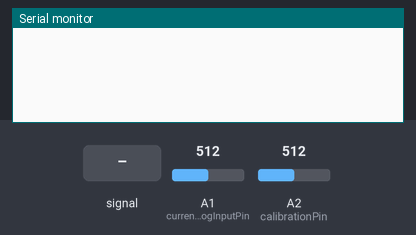
A sketch run on a simulated Arduino Uno, built with avr-gcc and run on an emulated ATmega328P. Parts: the last lines printed to the serial monitor. The inputs (shaded band) are chosen by the test bench; at power-on: A1 (currentAnalogInputPin) = 512, A2 (calibrationPin) = 512.

Above: at 1.2 s.
1.3 s: A1 (currentAnalogInputPin) fed a 200 Hz sine of ±81 counts around its level
At 2.8 s:
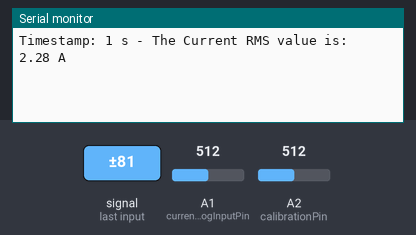
4.3 s: A1 (currentAnalogInputPin) set to 635
At 4.8 s:
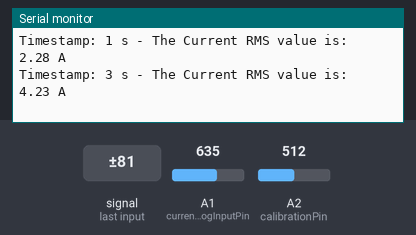
5.8 s: A2 (calibrationPin) set to 635
At 5.8 s:
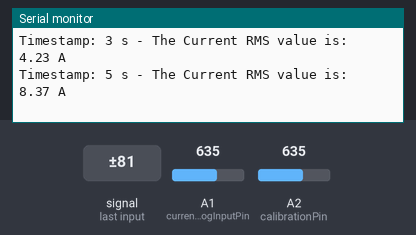
7.3 s: A1 (currentAnalogInputPin) set to 615
At 8.2 s:
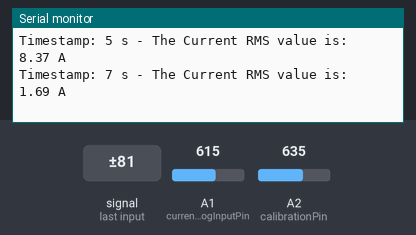
8.8 s: A2 (calibrationPin) set to 615
At 10.0 s:
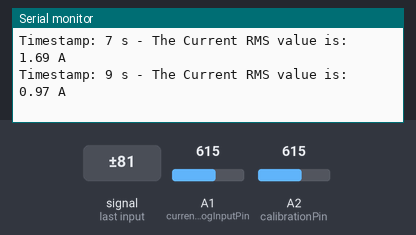
Timing chart, 0 to 11.3 s (numbered marks = the images above; inputs shaded):
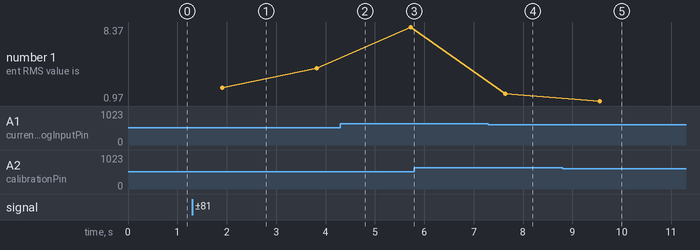

The sketch:

app2.ino
```cpp
// AC & DC Current Sensor with LCD By Solarduino

// Note Summary
// Note :  Safety is very important when dealing with electricity. We take no responsibilities while you do it at your own risk.
// Note :  This AC & DC  Current Sensor Code is for HSTS016L Hall effect split core current transformer use.
// Note :  The value shown in Serial Monitor / LCD Display is refreshed every second and measurement value is the average value of 4000 sample readings for nearly a second.
// Note :  The current measured is the Root Mean Square (RMS) value.
// Note :  The analog value per sample is squared and accumulated for every 4000 samples before being averaged. The averaged value is then getting square-rooted.
// Note :  The unit provides reasonable accuracy and may not be comparable with other expensive branded and commercial product.
// Note :  All credit shall be given to Solarduino.

/*/////////////////////////////////////////////////////////////////////////////////////////////////////////////////////////////////////////////////////////////////////////////////////*/////////////*/

        /* 0- General */

        int decimalPrecision = 2;                   // decimal places for all values shown in LED Display & Serial Monitor

        /* 1- AC Current Measurement */

        int currentAnalogInputPin = A1;             // Which pin to measure Current Value (A0 is reserved for LCD Display Shield Button function)
        int calibrationPin = A2;                    // Which pin to calibrate offset middle value
        float manualOffset = 0.25;                  // Key in value to manually offset the initial value
        float mVperAmpValue = 62.5;                 // If using "Hall-Effect" Current Transformer, key in value using this formula: mVperAmp = maximum voltage range (in milli volt) / current rating of CT
                                                    // For example, a 20A Hall-Effect Current Transformer rated at 20A, 2.5V +/- 0.625V, mVperAmp will be 625 mV / 20A = 31.25mV/A
                                                    // For example, a 50A Hall-Effect Current Transformer rated at 50A, 2.5V +/- 0.625V, mVperAmp will be 625 mV / 50A = 12.5 mV/A
        float supplyVoltage = 5000;                 // Analog input pin maximum supply voltage, Arduino Uno or Mega is 5000mV while Arduino Nano or Node MCU is 3300mV
        float offsetSampleRead = 0;                 /* to read the value of a sample for offset purpose later */
        float currentSampleRead  = 0;               /* to read the value of a sample including currentOffset1 value*/
        float currentLastSample  = 0;               /* to count time for each sample. Technically 1 milli second 1 sample is taken */
        float currentSampleSum   = 0;               /* accumulation of sample readings */
        float currentSampleCount = 0;               /* to count number of sample. */
        float currentMean ;                         /* to calculate the average value from all samples, in analog values*/
        float RMSCurrentMean ;                      /* square roof of currentMean, in analog values */
        float FinalRMSCurrent ;                     /* the final RMS current reading*/

        /* 2 - LCD Display  */

        #include<LiquidCrystal.h>                       /* Load the liquid Crystal Library (by default already built-it with arduino solftware)*/
        LiquidCrystal LCD(8,9,4,5,6,7);                 /* Creating the LiquidCrystal object named LCD. The pin may be varies based on LCD module that you use*/
        unsigned long startMicrosLCD;                   /* start counting time for LCD Display */
        unsigned long currentMicrosLCD;                 /* current counting time for LCD Display */
        const unsigned long periodLCD = 1000000;        // refresh every X seconds (in seconds) in LED Display. Default 1000000 = 1 second
        unsigned long previousMillis = 0;
        const long interval = 1000;  // Print every 1000 milliseconds (1 second)


void setup()                                              /*codes to run once */

{

        /* 0- General */

        Serial.begin(9600);                               /* to display readings in Serial Monitor at 9600 baud rates */

        /* 2 - LCD Display  */

        // LCD.begin(16,2);                                  /* Tell Arduino that our LCD has 16 columns and 2 rows*/
        // LCD.setCursor(0,0);                               /* Set LCD to start with upper left corner of display*/
        startMicrosLCD = micros();                        /* Start counting time for LCD display*/

}


void loop()                                                                                                   /*codes to run again and again */
{

        /* 1- AC & DC Current Measurement */

        if(micros() >= currentLastSample + 200)                                                               /* every 0.2 milli second taking 1 reading */
          {
           currentSampleRead = analogRead(currentAnalogInputPin)-analogRead(calibrationPin);                  /* read the sample value including offset value*/
           currentSampleSum = currentSampleSum + sq(currentSampleRead) ;                                      /* accumulate total analog values for each sample readings*/
           currentSampleCount = currentSampleCount + 1;                                                       /* to count and move on to the next following count */
           currentLastSample = micros();                                                                      /* to reset the time again so that next cycle can start again*/
          }

        if(currentSampleCount == 4000)                                                                        /* after 4000 count or 800 milli seconds (0.8 second), do this following codes*/
          {
            currentMean = currentSampleSum/currentSampleCount;                                                /* average accumulated analog values*/
            RMSCurrentMean = sqrt(currentMean);                                                               /* square root of the average value*/
            FinalRMSCurrent = (((RMSCurrentMean /1023) *supplyVoltage) /mVperAmpValue)- manualOffset;         /* calculate the final RMS current*/
            if(FinalRMSCurrent <= (625/mVperAmpValue/100))                                                    /* if the current detected is less than or up to 1%, set current value to 0A*/
            { FinalRMSCurrent =0; }
                unsigned long currentMillis = millis();
                if (currentMillis - previousMillis >= interval) {
                    previousMillis = currentMillis;

                    // Add the timestamp to the Serial output
                    Serial.print("Timestamp: ");
                    Serial.print((currentMillis/1000));
                    Serial.print(" s - The Current RMS value is: ");
                    Serial.print(FinalRMSCurrent, decimalPrecision);
                    Serial.println(" A");
                    currentSampleSum =0;                                                                              /* to reset accumulate sample values for the next cycle */
                    currentSampleCount=0;
                }
            // Serial.print(" The Current RMS value is: ");
            // Serial.print(FinalRMSCurrent,decimalPrecision);
            // Serial.println(" A ");
                                                                           /* to reset number of sample for the next cycle */
          }

        /* 2 - LCD Display  */

        currentMicrosLCD = micros();                                                                          /* Set counting time for LCD Display*/
        if (currentMicrosLCD - startMicrosLCD >= periodLCD)                                                   /* for every x seconds, run the codes below*/
          {
            LCD.setCursor(0,0);                                                                               /* Set cursor to first colum 0 and second row 1  */
            LCD.print("I=");
            LCD.print(FinalRMSCurrent,decimalPrecision);                                                      /* display current value in LCD in first row  */
            LCD.print("A                  ");
            LCD.setCursor(0,1);
            LCD.print("                   ");                                                                 /* display nothing in LCD in second row */
            startMicrosLCD = currentMicrosLCD ;                                                               /* Set the starting point again for next counting time */
          }


}
```

Measured:
- after the input at 1.3 s, the serial monitor: prints a new line after 0.61 s (image 1)
- after the input at 7.3 s, the serial monitor: prints a new line after 0.34 s (image 4)
- after the input at 8.8 s, the serial monitor: prints a new line after 0.75 s (image 5)
- plotted number 1: 4.23 → 8.37 after the input at 4.3 s, 8.37 → 1.69 after the input at 7.3 s, 1.69 → 0.97 after the input at 8.8 s
